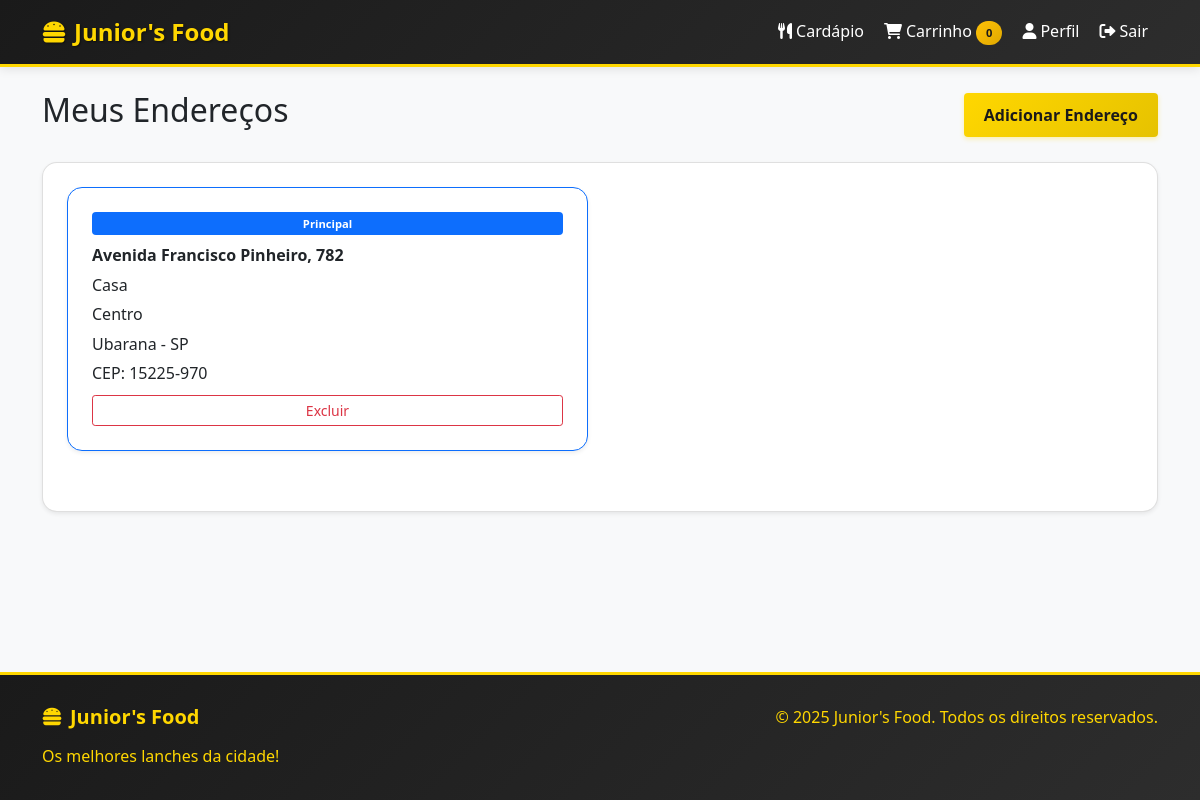
Page /meus-enderecos (signed in) on the committed database.
### models.py (models this page shows, shortened)
class Endereco(db.Model):
    id = db.Column(db.Integer, primary_key=True)
    user_id = db.Column(db.Integer, db.ForeignKey('user.id'), nullable=False)
    cep = db.Column(db.String(10), nullable=False)
    logradouro = db.Column(db.String(200), nullable=False)
    numero = db.Column(db.String(20), nullable=False)
    complemento = db.Column(db.String(100))
    bairro = db.Column(db.String(100), nullable=False)
    cidade = db.Column(db.String(100), nullable=False, default='Ubarana')
    estado = db.Column(db.String(2), nullable=False, default='SP')
    principal = db.Column(db.Boolean, default=False)
    created_at = db.Column(db.DateTime, default=datetime.utcnow)
    pedidos = db.relationship('Pedido', backref='endereco_entrega', lazy=True)

### app.py (the view)
@app.route('/meus-enderecos')
@login_required
def meus_enderecos():
    if current_user.is_admin:
        return redirect(url_for('admin_dashboard'))
    enderecos = Endereco.query.filter_by(user_id=current_user.id).order_by(Endereco.principal.desc()).all()
    return render_template('meus_enderecos.html', enderecos=enderecos)

### app.py (called while the page is built)
@login_manager.user_loader
def load_user(user_id):
    return User.query.get(int(user_id))

@app.before_request
def check_admin_access():
    if request.endpoint and 'admin_' in request.endpoint:
        if not current_user.is_authenticated:
            return redirect(url_for('login'))
        if not current_user.is_admin:
            flash('Acesso negado. Apenas administradores podem acessar esta área.', 'error')
            return redirect(url_for('cardapio'))

### templates/meus_enderecos.html (shortened to what this page needs)
{% extends "base.html" %}
{% block content %}
<div class="d-flex justify-content-between align-items-center mb-4">
    <h2>Meus Endereços</h2>
    <button type="button" class="btn btn-primary" data-bs-toggle="modal" data-bs-target="#adicionarEnderecoModal">
        Adicionar Endereço
    </button>
</div>
<div class="row">
    <div class="col-12">
        <div class="card">
            <div class="card-body">
                {% if enderecos %}
                <div class="row">
                    {% for endereco in enderecos %}
                    <div class="col-md-6 mb-3">
                        <div class="card {% if endereco.principal %}border-primary{% endif %}">
                            <div class="card-body">
                                {% if endereco.principal %}
                                <span class="badge bg-primary mb-2">Principal</span>
                                {% endif %}
                                <p class="mb-1"><strong>{{ endereco.logradouro }}, {{ endereco.numero }}</strong></p>
                                <p class="mb-1">{{ endereco.complemento }}</p>
                                <p class="mb-1">{{ endereco.bairro }}</p>
                                <p class="mb-1">{{ endereco.cidade }} - {{ endereco.estado }}</p>
                                <p class="mb-2">CEP: {{ endereco.cep }}</p>
                                <div class="btn-group btn-group-sm">
                                    <button class="btn btn-outline-danger"
                                            onclick="excluirEndereco({{ endereco.id }})">
                                        Excluir
                                    </button>
                                </div>
                            </div>
                        </div>
                    </div>
                    {% endfor %}
                </div>
                {% else %}
                <p class="text-center text-muted">Nenhum endereço cadastrado</p>
                {% endif %}
            </div>
        </div>
    </div>
</div>
{% endblock %}

### static/css/style.css (style rules this page uses)
:root { --primary-black: #1a1a1a; --primary-yellow: #ffd700; --dark-yellow: #e6c200; --light-gray: #f8f9fa; --success-green: #28a745; --warning-orange: #ffc107; --danger-red: #dc3545; --info-blue: #17a2b8; }
* { margin: 0; padding: 0; box-sizing: border-box; }
body { background-color: var(--light-gray); font-family: 'Segoe UI', Tahoma, Geneva, Verdana, sans-serif; line-height: 1.6; min-height: 100vh; display: flex; flex-direction: column; }
.btn-primary { background: linear-gradient(135deg, var(--primary-yellow) 0%, var(--dark-yellow) 100%); border: none; color: var(--primary-black); font-weight: 600; padding: 10px 20px; transition: all 0.3s ease; box-shadow: 0 2px 5px rgba(255, 215, 0, 0.3); }
.card { border: 2px solid var(--primary-black); border-radius: 15px; transition: all 0.3s ease; box-shadow: 0 4px 6px rgba(0,0,0,0.1); margin-bottom: 20px; overflow: hidden; }
.card-body { padding: 25px; }
.card-body { display: flex; flex-direction: column; }
.badge { font-size: 0.7em; font-weight: 600; padding: 6px 10px; }
.card { box-shadow: 0 0.125rem 0.25rem rgba(0, 0, 0, 0.075); border: 1px solid rgba(0, 0, 0, 0.125); }
.card-body { padding: 1.5rem; }

### rows in the picture
Endereco: principal "Principal", logradouro "Avenida Francisco Pinheiro", numero "782", complemento "Casa", bairro "Centro", cidade "Ubarana", estado "SP", cep "15225-970"

### other values in the picture
{{ session.carrinho|length if session.carrinho else 0 }} "0"
